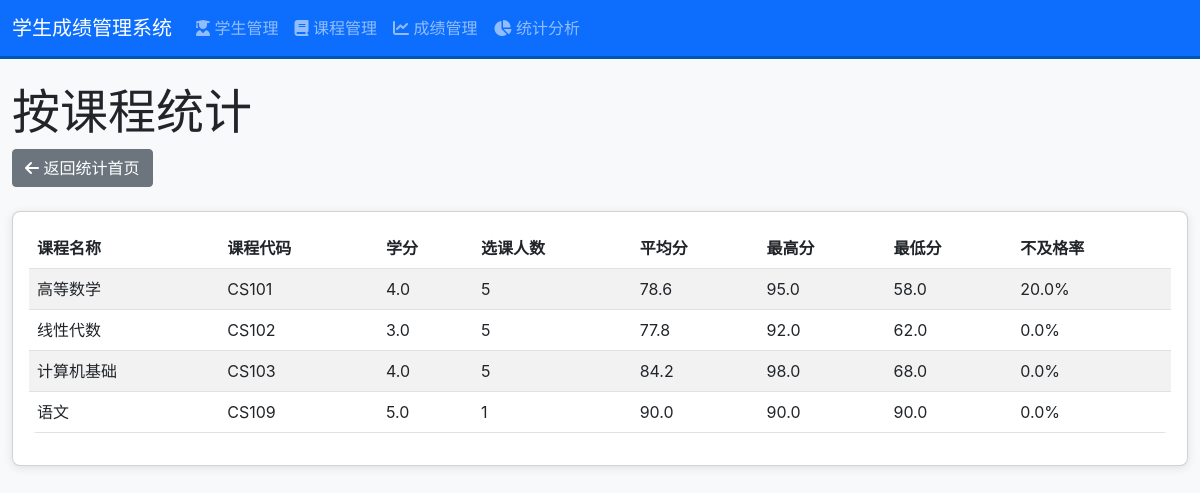
/statistics/course, run on the app's committed database.
### models/course_model.py (models this page shows, shortened)
class Course(db.Model):
    id = db.Column(db.Integer, primary_key=True)
    course_code = db.Column(db.String(20), unique=True, nullable=False)
    course_name = db.Column(db.String(100), nullable=False)
    credits = db.Column(db.Float, nullable=False)
    semester = db.Column(db.String(20))
    created_at = db.Column(db.DateTime, default=datetime.utcnow)
    scores = db.relationship('Score', backref='course', lazy=True, cascade='all, delete-orphan')

### models/score_model.py (models this page shows, shortened)
class Score(db.Model):
    id = db.Column(db.Integer, primary_key=True)
    student_id = db.Column(db.Integer, db.ForeignKey('student.id'), nullable=False)
    course_id = db.Column(db.Integer, db.ForeignKey('course.id'), nullable=False)
    score = db.Column(db.Float, nullable=False)
    exam_date = db.Column(db.Date)
    created_at = db.Column(db.DateTime, default=datetime.utcnow)

### views/statistics_views.py (the view)
@app.route('/statistics/course')
def statistics_by_course():
    courses = Course.query.order_by(Course.course_code).all()
    course_stats = []
    for course in courses:
        scores = course.scores
        if scores:
            score_values = [s.score for s in scores]
            avg_score = sum(score_values) / len(score_values)
            max_score = max(score_values)
            min_score = min(score_values)
            student_count = len(score_values)
            fail_count = len([s for s in scores if s.score < 60])
            fail_rate = (fail_count / student_count) * 100 if student_count > 0 else 0
            course_stats.append({
                'course_name': course.course_name,
                'course_code': course.course_code,
                'credits': course.credits,
                'student_count': student_count,
                'average_score': avg_score,
                'max_score': max_score,
                'min_score': min_score,
                'fail_rate': fail_rate
            })
    return render_template('statistics_by_course.html', course_stats=course_stats)

### templates/statistics_by_course.html (shortened to what this page needs)
{% extends 'base.html' %}
{% block content %}
    <div class="mb-4">
        <h1 class="display-5">按课程统计</h1>
        <a href="{{ url_for('statistics_dashboard') }}" class="btn btn-secondary">
            <i class="fas fa-arrow-left"></i> 返回统计首页
        </a>
    </div>
    <div class="card">
        <div class="card-body">
            <div class="table-responsive">
                <table class="table table-striped">
                    <thead>
                        <tr>
                            <th>课程名称</th>
                            <th>课程代码</th>
                            <th>学分</th>
                            <th>选课人数</th>
                            <th>平均分</th>
                            <th>最高分</th>
                            <th>最低分</th>
                            <th>不及格率</th>
                        </tr>
                    </thead>
                    <tbody>
                        {% if course_stats %}
                            {% for stat in course_stats %}
                            <tr>
                                <td>{{ stat.course_name }}</td>
                                <td>{{ stat.course_code }}</td>
                                <td>{{ stat.credits }}</td>
                                <td>{{ stat.student_count }}</td>
                                <td>{{ stat.average_score|round(2) }}</td>
                                <td>{{ stat.max_score }}</td>
                                <td>{{ stat.min_score }}</td>
                                <td>{{ stat.fail_rate|round(2) }}%</td>
                            </tr>
                            {% endfor %}
                        {% else %}
                            <tr>
                                <td colspan="8" class="text-center text-muted">暂无课程统计数据</td>
                            </tr>
                        {% endif %}
                    </tbody>
                </table>
            </div>
        </div>
    </div>
{% endblock %}

### static/css/style.css (style rules this page uses)
body { font-family: -apple-system, BlinkMacSystemFont, 'Segoe UI', Roboto, 'Helvetica Neue', Arial, sans-serif; background-color: #f8f9fa; }
.card { border-radius: 8px; box-shadow: 0 2px 10px rgba(0, 0, 0, 0.1); }
.table { background-color: white; border-radius: 8px; overflow: hidden; }
.btn { border-radius: 4px; transition: all 0.3s ease; }

### data on the page
Course: course_name "高等数学", course_code "CS101", credits "4.0"
Score: max_score "95.0"
Score: min_score "58.0"
Course: course_name "线性代数", course_code "CS102", credits "3.0"
Score: max_score "92.0"
Score: min_score "62.0"
Course: course_name "计算机基础", course_code "CS103", credits "4.0"
Score: max_score "98.0"
Score: min_score "68.0"
Course: course_name "语文", course_code "CS109", credits "5.0"
Score: max_score "90.0", min_score "90.0"

### other printed values
{{ stat.student_count }} "5" "5" "5" "1"
{{ stat.average_score|round(2) }} "78.6" "77.8" "84.2" "90.0"
{{ stat.fail_rate|round(2) }} "20.0" "0.0" "0.0" "0.0"
